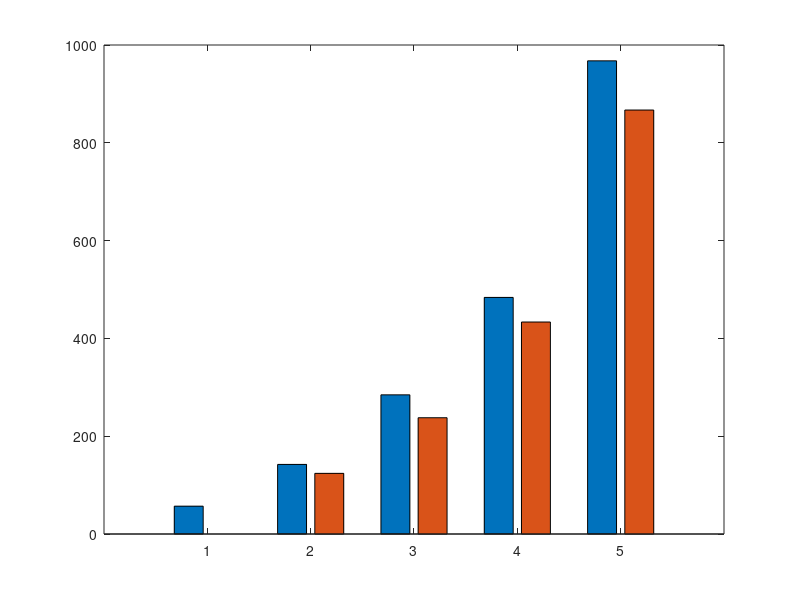

The MATLAB script that drew this image: (Note: this script raises an error after producing the figure.)
%% SELENITE_VISUALISE_v3.m
%  Visualization companion to SELENITE_VERIFY_v3.m
%  Generates all programme figures from v3 verified data
%
%  Figures:
%    1. Propellant balance by phase (grouped bar + margin)
%    2. Demand composition (stacked bar)
%    3. Power budget by zone (stacked bar)
%    4. Solar array area scaling
%    5. Stockpile accumulation timeline
%    6. Fleet & node scaling (dual-axis)
%    7. Node deployment map — top-down crater floor
%    8. Node deployment map — 3D perspective
%    9. MOLE-I unit power breakdown (pie)
%   10. Infrastructure mass budget (horizontal bar)
%
%  Author : Jason (Systems Engineering Lead), Selenite Programme
%  Date   : March 2026
%  Ref    : SELENITE_VERIFY_v3.m output

clear; clc;

%% ═══════════════════════════════════════════════════════════════════
%  DATA (all from SELENITE_VERIFY_v3.m — do not modify independently)
% ═══════════════════════════════════════════════════════════════════

% Phase labels
ph.labels = {'P3','P4','P5','P6','P7+'};
ph.names  = {'P3 Y4-7','P4 Y7-9','P5 Y9-12','P6 Y12-15','P7+ Y20+'};
ph.n      = 5;
ph.dur    = [3 2 3 3 5];
x         = 1:ph.n;

% Fleet composition
ph.mi     = [10, 25, 50, 85, 170];
ph.nodes  = [2,  5,  10, 17, 34];
ph.nProbe = [3,  6,  10, 15, 30];
ph.nSkip  = [0,  1,  2,  4,  8];

% Propellant (kg/yr)
ph.d_probe = [0, 39924, 66540, 99810, 199620];
ph.d_skip  = [0, 83022, 166044, 332088, 664176];
ph.d_dart  = [0, 0, 4123, 0, 0];
ph.d_ls    = [0, 1068, 1068, 1602, 3204];
ph.d_total = ph.d_probe + ph.d_skip + ph.d_dart + ph.d_ls;
ph.isru    = ph.mi * 5692;
ph.margin  = ph.isru - ph.d_total;

% Power (kW)
ph.pwr_psr   = [18.7, 46.6, 93.3, 158.6, 317.2];   % fleet + nodes
ph.pwr_pipe  = [0, 59.5, 59.5, 59.5, 59.5];
ph.pwr_isru  = [64, 160, 321, 545, 1090];
ph.pwr_base  = [8.7, 22.2, 25.6, 44.6, 50.6];
ph.pwr_sub   = ph.pwr_psr + ph.pwr_pipe + ph.pwr_isru + ph.pwr_base;
ph.pwr_cont  = ph.pwr_sub * 0.20;
ph.pwr_total = ph.pwr_sub + ph.pwr_cont;
ph.solar_cap = ph.pwr_total / 0.85;
ph.panel_m2  = ph.solar_cap / (1.361 * 0.29);

% Node ring layout
ring.nodes  = [5, 12, 17];
ring.radii  = [400, 900, 1400];  % metres from OZDP
ring.phases = {'P3','P4-P5','P6-P7+'};

% MOLE-I power breakdown (Watts)
mi_pwr.labels = {'Drive motors (300)', 'Drill (200)', 'mini-VEX (1200)', ...
                 'WEB 273K (57)', 'Comms (20)', 'Gearbox heaters (20)', ...
                 'Drill bearing htr (15)', 'Receptacle htr (5)', ...
                 'VEX standby (25)'};
mi_pwr.vals   = [300, 200, 1200, 57, 20, 20, 15, 5, 25];

% Infrastructure mass (tonnes)
infra.labels = {'Trunk cable (45.7t)', 'Backbone ring (3.0t)', ...
                'Tethers 34×5×200m (6.1t)', 'Dual pipeline (59.5t)', ...
                'Sub-stations 34×200kg (6.8t)', 'Cold spares 21×357kg (7.5t)'};
infra.vals   = [45.7, 3.0, 6.1, 59.5, 6.8, 7.5];

% Crater
crater.floor_dia_km = 6.5;
crater.rim_dia_km   = 21;

% Colours
col.blue    = [0.18 0.55 0.82];
col.red     = [0.85 0.32 0.24];
col.amber   = [0.92 0.65 0.15];
col.green   = [0.30 0.65 0.30];
col.grey    = [0.60 0.60 0.60];
col.dkblue  = [0.18 0.42 0.72];
col.purple  = [0.55 0.27 0.68];
col.teal    = [0.15 0.60 0.55];

fprintf('════════════════════════════════════════════════════════\n');
fprintf('  SELENITE v3 — Visualisation Suite (10 figures)\n');
fprintf('════════════════════════════════════════════════════════\n\n');


%% ═══════════════════════════════════════════════════════════════════
%  FIGURE 1 — Propellant Balance by Phase
% ═══════════════════════════════════════════════════════════════════
figure('Name','Fig 1 — Propellant Balance','Position',[50 50 920 520]);
bar_data = [ph.isru; ph.d_total]' / 1000;
b = bar(x, bar_data, 'grouped');
b(1).FaceColor = col.blue;
b(2).FaceColor = col.red;
hold on;
plot(x, ph.margin/1000, 'k--o', 'LineWidth', 2, ...
     'MarkerFaceColor', col.green, 'MarkerSize', 8);
yline(0, 'k:', 'LineWidth', 1);
for i = 1:ph.n
    text(i, ph.isru(i)/1000 + 25, ...
         sprintf('%d MI\n%d nodes', ph.mi(i), ph.nodes(i)), ...
         'HorizontalAlignment', 'center', 'FontSize', 9, 'FontWeight', 'bold');
end
ylabel('Propellant (t/yr)'); xlabel('Programme Phase');
xticks(x); xticklabels(ph.labels);
legend({'ISRU Supply (MOLE-I)', 'Fleet Demand', 'Margin'}, ...
       'Location', 'northwest', 'FontSize', 10);
title('Propellant Balance — Demand-Driven 17×5 Architecture');
grid on; set(gca, 'FontSize', 11);


%% ═══════════════════════════════════════════════════════════════════
%  FIGURE 2 — Demand Composition (Stacked)
% ═══════════════════════════════════════════════════════════════════
figure('Name','Fig 2 — Demand Composition','Position',[50 620 920 520]);
stk = [ph.d_probe; ph.d_skip; ph.d_dart; ph.d_ls]' / 1000;
b2 = bar(x, stk, 'stacked');
b2(1).FaceColor = col.dkblue;
b2(2).FaceColor = col.red;
b2(3).FaceColor = col.amber;
b2(4).FaceColor = col.green;
hold on;
plot(x, ph.isru/1000, 'k-s', 'LineWidth', 2.5, ...
     'MarkerFaceColor', 'k', 'MarkerSize', 8);
ylabel('Propellant (t/yr)'); xlabel('Programme Phase');
xticks(x); xticklabels(ph.labels);
legend({'PROBE', 'SKIP (corrected ΔV)', 'DART stockpile', ...
        'Life Support', 'ISRU Supply'}, ...
       'Location', 'northwest', 'FontSize', 10);
title('Demand Composition vs ISRU Supply by Phase');
grid on; set(gca, 'FontSize', 11);
% Annotate SKIP dominance
for i = 2:ph.n
    skip_pct = ph.d_skip(i) / ph.d_total(i) * 100;
    text(i, ph.d_total(i)/1000 + 15, ...
         sprintf('SKIP: %.0f%%', skip_pct), ...
         'HorizontalAlignment', 'center', 'FontSize', 8, 'Color', col.red);
end


%% ═══════════════════════════════════════════════════════════════════
%  FIGURE 3 — Power Budget by Zone (Stacked)
% ═══════════════════════════════════════════════════════════════════
figure('Name','Fig 3 — Power Budget by Zone','Position',[1000 50 950 550]);
pwr_zones = [ph.pwr_psr; ph.pwr_pipe; ph.pwr_isru; ...
             ph.pwr_base; ph.pwr_cont]';
b3 = bar(x, pwr_zones, 'stacked');
b3(1).FaceColor = col.red;
b3(2).FaceColor = col.blue;
b3(3).FaceColor = col.amber;
b3(4).FaceColor = col.green;
b3(5).FaceColor = col.grey;
ylabel('Power (kW)'); xlabel('Programme Phase');
xticks(x); xticklabels(ph.labels);
legend({'PSR Fleet + Nodes', 'Pipeline (59.5 kW)', ...
        'ISRU Plant (electrolysis + cryo)', 'Base Systems', ...
        'Contingency (20%)'}, ...
       'Location', 'northwest', 'FontSize', 9);
title('Total Continuous Power Budget — Solar-Only (No Fission)');
grid on; set(gca, 'FontSize', 11);
for i = 1:ph.n
    text(i, ph.pwr_total(i) + 20, ...
         sprintf('%.0f kW\n%.0f m²', ph.pwr_total(i), ph.panel_m2(i)), ...
         'HorizontalAlignment', 'center', 'FontSize', 9, 'FontWeight', 'bold');
end


%% ═══════════════════════════════════════════════════════════════════
%  FIGURE 4 — Solar Array Area by Phase
% ═══════════════════════════════════════════════════════════════════
figure('Name','Fig 4 — Solar Array Scaling','Position',[1000 620 800 450]);
b4 = bar(x, ph.panel_m2, 'FaceColor', col.amber, 'EdgeColor', [0.6 0.4 0.1]);
ylabel('Panel Area (m²)'); xlabel('Programme Phase');
xticks(x); xticklabels(ph.labels);
title('Solar Array Area Required (GaAs 29%, 85% Sun)');
grid on; set(gca, 'FontSize', 11);
for i = 1:ph.n
    text(i, ph.panel_m2(i) + 100, ...
         sprintf('%.0f m²\n(%.2f ha)', ph.panel_m2(i), ph.panel_m2(i)/10000), ...
         'HorizontalAlignment', 'center', 'FontSize', 10);
end
% Reference lines
yline(2500, 'b--', 'LineWidth', 1);
text(0.6, 2650, 'ISS array area (~2,500 m²)', 'FontSize', 8, 'Color', 'b');


%% ═══════════════════════════════════════════════════════════════════
%  FIGURE 5 — Stockpile Accumulation Timeline
% ═══════════════════════════════════════════════════════════════════
figure('Name','Fig 5 — Stockpile Accumulation','Position',[50 1200 920 480]);
years = []; stock_t = []; curr = 0;
yr_start = 4;
for i = 1:ph.n
    for y = 1:ph.dur(i)
        curr = curr + ph.margin(i);
        years = [years, yr_start + y - 1];
        stock_t = [stock_t, curr/1000];
    end
    yr_start = yr_start + ph.dur(i);
end
area(years, stock_t, 'FaceColor', [0.75 0.88 0.95], 'EdgeColor', col.blue, 'LineWidth', 2);
hold on;
yline(410, 'r--', 'LineWidth', 1.5);
text(years(end)-3, 440, '12-month P6 reserve target (410 t)', ...
     'Color', 'r', 'FontSize', 10);
% Phase boundaries
phase_starts = cumsum([4, ph.dur]);
for i = 1:ph.n
    xline(phase_starts(i), 'k:', 'LineWidth', 1);
    text(phase_starts(i)+0.3, max(stock_t)*0.92, ph.labels{i}, ...
         'FontSize', 11, 'FontWeight', 'bold');
end
xlabel('Programme Year'); ylabel('Stockpile (tonnes)');
title('Propellant Stockpile Accumulation Over Programme Lifetime');
grid on; set(gca, 'FontSize', 11);
xlim([3.5, years(end)+0.5]);


%% ═══════════════════════════════════════════════════════════════════
%  FIGURE 6 — Fleet & Node Scaling (Dual Axis)
% ═══════════════════════════════════════════════════════════════════
figure('Name','Fig 6 — Fleet Scaling','Position',[1000 1200 800 450]);
yyaxis left;
b6 = bar(x, ph.mi, 'FaceColor', col.blue, 'BarWidth', 0.6);
ylabel('MOLE-I Units');
ylim([0, 200]);
yyaxis right;
plot(x, ph.nodes, 'r-o', 'LineWidth', 2.5, ...
     'MarkerFaceColor', col.red, 'MarkerSize', 10);
ylabel('Sub-Stations (Nodes)');
ylim([0, 40]);
xlabel('Programme Phase'); xticks(x); xticklabels(ph.labels);
title('Fleet & Sub-Station Scaling by Phase');
grid on; set(gca, 'FontSize', 11);
legend({'MOLE-I fleet', 'Sub-stations'}, 'Location', 'northwest');
% Annotate
for i = 1:ph.n
    text(i, ph.mi(i)+5, sprintf('%d', ph.mi(i)), ...
         'HorizontalAlignment', 'center', 'FontSize', 10, 'FontWeight', 'bold');
end


%% ═══════════════════════════════════════════════════════════════════
%  FIGURE 7 — Node Deployment Map (Top-Down Crater Floor)
% ═══════════════════════════════════════════════════════════════════
figure('Name','Fig 7 — Node Layout (Top-Down)','Position',[50 100 750 750]);

theta_circ = linspace(0, 2*pi, 200);

% Draw crater floor boundary
plot(crater.floor_dia_km/2 * cos(theta_circ), ...
     crater.floor_dia_km/2 * sin(theta_circ), ...
     'k-', 'LineWidth', 2.5);
hold on; axis equal; grid on;

% PSR shading (fill crater floor area)
fill(crater.floor_dia_km/2 * cos(theta_circ), ...
     crater.floor_dia_km/2 * sin(theta_circ), ...
     [0.92 0.94 0.97], 'EdgeColor', 'none');
% Redraw boundary on top
plot(crater.floor_dia_km/2 * cos(theta_circ), ...
     crater.floor_dia_km/2 * sin(theta_circ), ...
     'k-', 'LineWidth', 2.5);

% OZDP (offset toward wall — closest to rim base)
ozdp = [-1.5, 0];  % km
plot(ozdp(1), ozdp(2), 'r^', 'MarkerSize', 16, 'MarkerFaceColor', 'r', 'LineWidth', 1.5);
text(ozdp(1)+0.15, ozdp(2)+0.2, 'OZDP', ...
     'FontSize', 11, 'FontWeight', 'bold', 'Color', 'r');

% Trunk cable from rim (approximate wall base location)
wall_base = [-3.0, 0];
plot([wall_base(1), ozdp(1)], [wall_base(2), ozdp(2)], ...
     'b-', 'LineWidth', 2);
text(-2.3, 0.15, 'Trunk cable', 'FontSize', 9, 'Color', 'b', 'Rotation', 0);
plot(wall_base(1), wall_base(2), 'bs', 'MarkerSize', 10, 'MarkerFaceColor', 'b');
text(wall_base(1)-0.1, wall_base(2)+0.2, 'Rim base', 'FontSize', 9, 'Color', 'b');

% Deploy nodes by ring
ring_colors = {col.blue, col.green, col.purple};
ring_labels = {};
node_positions = [];

for r = 1:length(ring.nodes)
    n = ring.nodes(r);
    rad_km = ring.radii(r) / 1000;
    
    % Stagger starting angles for visual clarity
    theta_start = pi/3 + (r-1)*pi/9;
    
    for j = 1:n
        theta_j = theta_start + (j-1) * 2*pi/n;
        nx = ozdp(1) + rad_km * cos(theta_j);
        ny = ozdp(2) + rad_km * sin(theta_j);
        node_positions = [node_positions; nx, ny, r];
        
        % Tether operating circle
        circ_r = 200 / 1000;  % 200m in km
        circ_x = nx + circ_r * cos(theta_circ);
        circ_y = ny + circ_r * sin(theta_circ);
        
        fill(circ_x, circ_y, ring_colors{r}, ...
             'FaceAlpha', 0.15, 'EdgeColor', ring_colors{r}, ...
             'LineWidth', 1, 'EdgeAlpha', 0.5);
        plot(nx, ny, 'o', 'Color', ring_colors{r}, ...
             'MarkerSize', 6, 'MarkerFaceColor', ring_colors{r});
    end
end

% Draw backbone ring connections
for r = 1:length(ring.nodes)
    idx_ring = find(node_positions(:,3) == r);
    if length(idx_ring) > 1
        pts = node_positions(idx_ring, 1:2);
        % Sort by angle from OZDP
        angles = atan2(pts(:,2) - ozdp(2), pts(:,1) - ozdp(1));
        [~, sort_idx] = sort(angles);
        pts = pts(sort_idx, :);
        % Close the ring
        pts_closed = [pts; pts(1,:)];
        plot(pts_closed(:,1), pts_closed(:,2), '-', ...
             'Color', [ring_colors{r}, 0.4], 'LineWidth', 1.5);
    end
end

% Annotations
text(-3.1, -2.8, sprintf('Crater floor: %.1f km dia (%.1f km²)', ...
     crater.floor_dia_km, pi*(crater.floor_dia_km/2)^2), ...
     'FontSize', 9, 'Color', [0.4 0.4 0.4]);
text(-3.1, -3.1, sprintf('Floor utilisation: %.1f%%', ...
     34 * pi * 0.2^2 / (pi*(crater.floor_dia_km/2)^2) * 100), ...
     'FontSize', 9, 'Color', [0.4 0.4 0.4]);

% Scale bar
plot([-3, -2], [-3.5, -3.5], 'k-', 'LineWidth', 3);
text(-2.5, -3.7, '1 km', 'HorizontalAlignment', 'center', 'FontSize', 10);

% Legend entries (manual)
h_r1 = plot(NaN, NaN, 'o', 'Color', ring_colors{1}, ...
            'MarkerFaceColor', ring_colors{1}, 'MarkerSize', 8);
h_r2 = plot(NaN, NaN, 'o', 'Color', ring_colors{2}, ...
            'MarkerFaceColor', ring_colors{2}, 'MarkerSize', 8);
h_r3 = plot(NaN, NaN, 'o', 'Color', ring_colors{3}, ...
            'MarkerFaceColor', ring_colors{3}, 'MarkerSize', 8);
legend([h_r1, h_r2, h_r3], ...
       {sprintf('Ring 1: %d nodes @ %dm (P3)', ring.nodes(1), ring.radii(1)), ...
        sprintf('Ring 2: %d nodes @ %dm (P4–P5)', ring.nodes(2), ring.radii(2)), ...
        sprintf('Ring 3: %d nodes @ %dm (P6–P7+)', ring.nodes(3), ring.radii(3))}, ...
       'Location', 'southeast', 'FontSize', 9);

xlabel('km (East-West)'); ylabel('km (North-South)');
title(sprintf('Shackleton PSR — 34 Node Layout (17×5 × 2 = 170 MOLE-I at P7+)'));
xlim([-3.8 3.8]); ylim([-3.8 3.8]);
set(gca, 'FontSize', 11);


%% ═══════════════════════════════════════════════════════════════════
%  FIGURE 8 — Node Layout with Sector Detail (Zoomed Ring 1)
% ═══════════════════════════════════════════════════════════════════
figure('Name','Fig 8 — Ring 1 Sector Detail','Position',[850 100 750 750]);

% Focus on Ring 1 — show 5 nodes with 72° sectors
r1_rad = ring.radii(1);  % 400m
n1 = ring.nodes(1);      % 5 nodes
theta_start = pi/3;

hold on; axis equal; grid on;

% Draw OZDP
plot(0, 0, 'r^', 'MarkerSize', 14, 'MarkerFaceColor', 'r');
text(5, 15, 'OZDP', 'FontSize', 10, 'FontWeight', 'bold', 'Color', 'r');

% Draw each node with its 5 sectors
sector_colors = {[0.85 0.32 0.24], [0.18 0.55 0.82], [0.30 0.65 0.30], ...
                 [0.92 0.65 0.15], [0.55 0.27 0.68]};

for j = 1:n1
    theta_j = theta_start + (j-1) * 2*pi/n1;
    nx = r1_rad * cos(theta_j);
    ny = r1_rad * sin(theta_j);
    
    % Draw 5 sectors (72° each)
    for s = 1:5
        sector_start = (s-1) * 72 * pi/180;
        sector_end   = s * 72 * pi/180;
        theta_sector = linspace(sector_start, sector_end, 50);
        
        % Sector arc at tether radius (200m)
        tether_r = 200;
        sec_x = [nx, nx + tether_r * cos(theta_sector), nx];
        sec_y = [ny, ny + tether_r * sin(theta_sector), ny];
        
        fill(sec_x, sec_y, sector_colors{s}, ...
             'FaceAlpha', 0.12, 'EdgeColor', sector_colors{s}, ...
             'LineWidth', 0.8, 'EdgeAlpha', 0.4);
    end
    
    % Node marker
    plot(nx, ny, 'ko', 'MarkerSize', 10, 'MarkerFaceColor', 'w', 'LineWidth', 2);
    text(nx, ny, sprintf('N%d', j), 'HorizontalAlignment', 'center', ...
         'FontSize', 8, 'FontWeight', 'bold');
    
    % Tether radius circle
    plot(nx + 200*cos(theta_circ), ny + 200*sin(theta_circ), ...
         'k:', 'LineWidth', 0.8);
    
    % Draw backbone connection to neighbours
    if j > 1
        prev_theta = theta_start + (j-2) * 2*pi/n1;
        px = r1_rad * cos(prev_theta);
        py = r1_rad * sin(prev_theta);
        plot([px, nx], [py, ny], 'k-', 'LineWidth', 1.5);
    end
    if j == n1
        first_theta = theta_start;
        fx = r1_rad * cos(first_theta);
        fy = r1_rad * sin(first_theta);
        plot([nx, fx], [ny, fy], 'k-', 'LineWidth', 1.5);
    end
end

% Trunk cable from OZDP to one node
plot([0, r1_rad*cos(theta_start)], [0, r1_rad*sin(theta_start)], ...
     'b--', 'LineWidth', 1.5);
text(100, 220, 'Trunk from rim', 'FontSize', 9, 'Color', 'b', 'Rotation', 45);

% Labels
xlabel('metres'); ylabel('metres');
title(sprintf('Ring 1 Detail — 5 Nodes × 5 MOLE-I (72° sectors, 200m tether)'));
xlim([-700 700]); ylim([-700 700]);

% Sector legend
for s = 1:5
    h_sec(s) = fill(NaN, NaN, sector_colors{s}, 'FaceAlpha', 0.3);
end
legend(h_sec, {'MOLE-I #1','MOLE-I #2','MOLE-I #3','MOLE-I #4','MOLE-I #5'}, ...
       'Location', 'southeast', 'FontSize', 9);
set(gca, 'FontSize', 11);

% Annotations
text(-680, -600, sprintf('Sector arc at 200m: %.0fm', 2*pi*200/5), 'FontSize', 9);
text(-680, -650, 'MOLE-I width: 2.8m → 90× clearance', 'FontSize', 9);


%% ═══════════════════════════════════════════════════════════════════
%  FIGURE 9 — MOLE-I Unit Power Breakdown
% ═══════════════════════════════════════════════════════════════════
figure('Name','Fig 9 — MOLE-I Power Breakdown','Position',[50 700 700 550]);

% Custom colours for pie
pie_colors = [col.green; col.blue; col.red; col.amber; col.grey; ...
              col.teal; col.dkblue; col.purple; [0.7 0.5 0.3]];

p = pie(mi_pwr.vals);
colormap(pie_colors);

% Style the pie
for i = 1:2:length(p)
    p(i).EdgeColor = 'w';
    p(i).LineWidth = 1.5;
end

legend(mi_pwr.labels, 'Location', 'eastoutside', 'FontSize', 9);
title(sprintf('MOLE-I Unit Power: %dW operating / %dW keep-alive', ...
              sum(mi_pwr.vals), 57+20+15+5+25));

% Add keep-alive annotation
annotation('textbox', [0.05 0.05 0.35 0.08], ...
           'String', sprintf('Keep-alive (24/7): %dW — WEB %d + gearbox %d + drill %d + recept %d + VEX stby %d', ...
                             122, 57, 20, 15, 5, 25), ...
           'FontSize', 8, 'EdgeColor', 'none', 'BackgroundColor', [0.95 0.95 0.95]);


%% ═══════════════════════════════════════════════════════════════════
%  FIGURE 10 — Infrastructure Mass Budget
% ═══════════════════════════════════════════════════════════════════
figure('Name','Fig 10 — Infrastructure Mass','Position',[800 700 750 450]);

barh(infra.vals, 'FaceColor', col.dkblue, 'EdgeColor', [0.1 0.2 0.4]);
set(gca, 'YTickLabel', infra.labels, 'FontSize', 10);
xlabel('Mass (tonnes)');
title(sprintf('PSR Infrastructure Mass Budget — %.1f tonnes total', sum(infra.vals)));
grid on;
% Annotate values
for i = 1:length(infra.vals)
    text(infra.vals(i) + 1, i, sprintf('%.1f t', infra.vals(i)), ...
         'FontSize', 10, 'FontWeight', 'bold');
end
xlim([0, max(infra.vals) * 1.3]);


%% ═══════════════════════════════════════════════════════════════════
%  DONE
% ═══════════════════════════════════════════════════════════════════
fprintf('  Generated 10 figures.\n');
fprintf('  All data from SELENITE_VERIFY_v3.m (MATLAB v3 verified).\n');
fprintf('════════════════════════════════════════════════════════\n');
